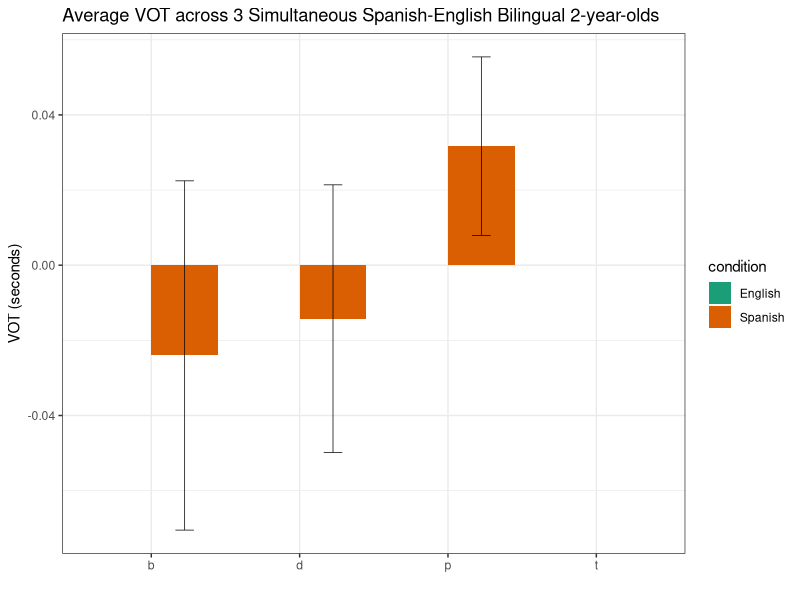
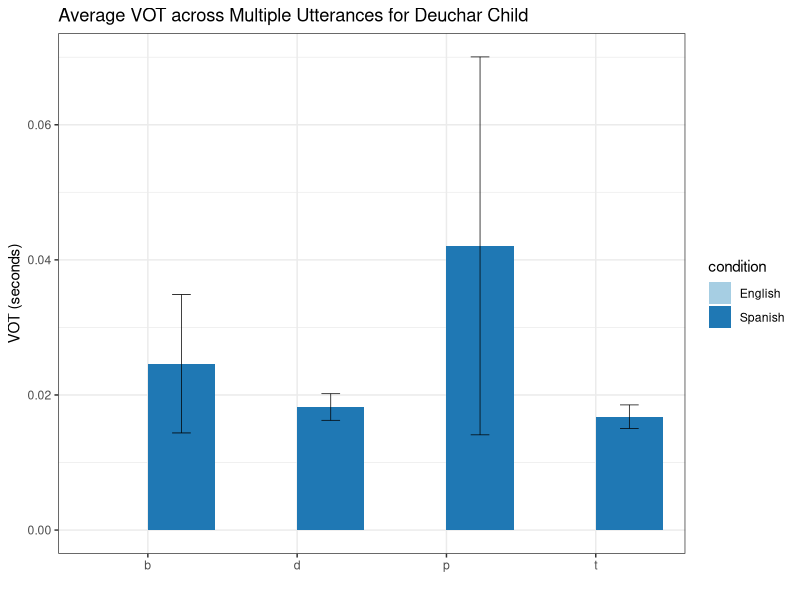

R code for these plots, in order:
###################################################
# Written by Sarah Brogden Payne, December 2020 
# Creates a separate bar plot for VOT for each 
# speaker in the whole/uncleaned dataset 
##################################################


library(dplyr)
library(ggplot2)
#Read in the data from the CSV files 
english <- read.csv("eng_vot_data.csv")
spanish <- read.csv("spa_vot_data.csv")

#get the spanish data for each speaker separately 
fer1_spa <- spanish %>% filter(Speaker == 'ferfulice_1')
fer2_spa <- spanish %>% filter(Speaker == 'ferfulice_2')
deu_spa <- spanish %>% filter(Speaker == 'deuchar')

#get the english data for each speaker separately 
fer1_eng <- english %>% filter(Speaker == 'ferfulice_1')
fer2_eng <- english %>% filter(Speaker == 'ferfulice_2')
deu_eng <- english %>% filter(Speaker == 'deuchar')

#extract segments individually 
d_eng <- english %>% filter(Consonant == 'd')
d_spa <- spanish %>% filter(Consonant == 'd')
t_eng <- english %>% filter(Consonant == 't')
t_spa <- spanish %>% filter(Consonant == 't')
b_eng <- english %>% filter(Consonant == 'b')
b_spa <- spanish %>% filter(Consonant == 'b')
p_eng <- english %>% filter(Consonant == 'p')
p_spa <- spanish %>% filter(Consonant == 'p')

#weird ggplot stuff from the internet
specie <- c(rep("d", 2), rep("t", 2), rep("b", 2), rep("p", 2))
condition <- rep(c("Spanish" , "English") , 4)
value <- c(mean(d_spa$VOT), mean(d_eng$VOT), mean(t_spa$VOT),mean(t_eng$VOT),  mean(b_spa$VOT),mean(b_eng$VOT),  mean(p_spa$VOT),  mean(p_eng$VOT))
sd <- c(sd(d_spa$VOT), sd(d_eng$VOT), sd(t_spa$VOT), sd(t_eng$VOT), sd(b_spa$VOT), sd(b_eng$VOT), sd(p_spa$VOT),  sd(p_eng$VOT))
data <- data.frame(specie,condition,value)
theme_set(theme_bw())
ggplot(data, aes(fill=condition, y=value, x=specie)) + 
  geom_bar(position="dodge", stat="identity") + xlab("") + scale_fill_brewer(palette="Dark2")+ ylab("VOT (seconds)") +  ggtitle("Average VOT across 3 Simultaneous Spanish-English Bilingual 2-year-olds") +geom_errorbar(aes(ymin=value-sd, ymax=value+sd), size=0.25, width=0.25, position=position_dodge(.9)) 

# Now for each speaker separately 
curr_eng <-deu_eng
curr_spa <-deu_spa
d_eng <- curr_eng %>% filter(Consonant == 'd')
d_spa <- curr_spa %>% filter(Consonant == 'd')
t_eng <- curr_eng %>% filter(Consonant == 't')
t_spa <- curr_spa %>% filter(Consonant == 't')
b_eng <- curr_eng %>% filter(Consonant == 'b')
b_spa <- curr_spa %>% filter(Consonant == 'b')
p_eng <- curr_eng %>% filter(Consonant == 'p')
p_spa <- curr_spa %>% filter(Consonant == 'p')
specie <- c(rep("d", 2), rep("t", 2), rep("b", 2), rep("p", 2))
condition <- rep(c("Spanish" , "English") , 4)
value <- c(mean(d_spa$VOT), mean(d_eng$VOT), mean(t_spa$VOT),mean(t_eng$VOT),  mean(b_spa$VOT),mean(b_eng$VOT),  mean(p_spa$VOT),  mean(p_eng$VOT))
sd <- c(sd(d_spa$VOT), sd(d_eng$VOT), sd(t_spa$VOT), sd(t_eng$VOT), sd(b_spa$VOT), sd(b_eng$VOT), sd(p_spa$VOT),  sd(p_eng$VOT))
data <- data.frame(specie,condition,value)
theme_set(theme_bw())
ggplot(data, aes(fill=condition, y=value, x=specie)) + 
  geom_bar(position="dodge", stat="identity") + xlab("") + scale_fill_brewer(palette="Paired")+ ylab("VOT (seconds)") +  ggtitle("Average VOT across Multiple Utterances for Deuchar Child") +geom_errorbar(aes(ymin=value-sd, ymax=value+sd), size=0.25, width=0.25, position=position_dodge(.9)) 




